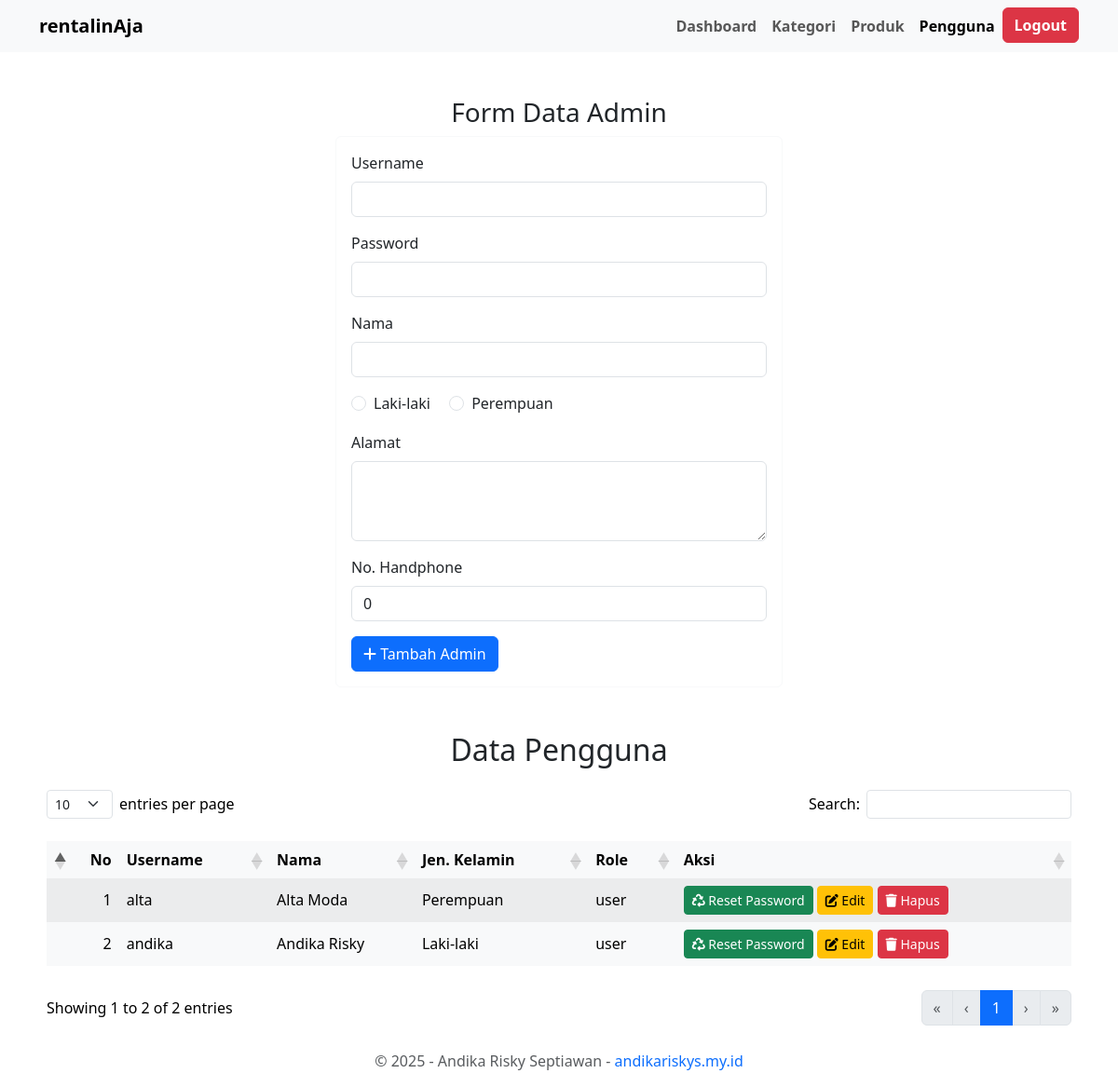
/admin/users.php (signed in), run on the app's committed database.
### tables this page shows
CREATE TABLE IF NOT EXISTS users (
    id CHAR(36) PRIMARY KEY,
    username VARCHAR(50) NOT NULL UNIQUE,
    password VARCHAR(255) NOT NULL,
    name VARCHAR(100) NOT NULL,
    gender ENUM('Laki-laki', 'Perempuan') NOT NULL DEFAULT 'Laki-laki',
    address TEXT,
    phone VARCHAR(15) NOT NULL,
    role ENUM('admin', 'user') NOT NULL DEFAULT 'user'
);

### admin/users.php (the view, shortened to what this page needs)
<?php
include '../connection.php';
$editData = null;
include '../templates/template_admin.php';
$adminId = $_SESSION['admin_id'];
$query = mysqli_query($conn, "SELECT * FROM users WHERE id != '$adminId' ORDER BY username ASC");
?>
<center>
    <h3 class="mt-5">Form Data Admin</h3>
</center>
<div class="d-flex justify-content-center">
    <div class="card border-light" style="width: 100%; max-width: 480px;">
        <div class="card-body">
            <form method="POST">
                <div class="mb-3">
                    <label for="username" class="form-label">Username</label>
                    <input type="text" class="form-control" id="username" name="username" onkeypress="remove_space(this)" value="<?= $editData['username'] ?? '' ?>" required>
                </div>
                <?php if (is_null($editData)) { ?>
                    <div class="mb-3">
                        <label for="password" class="form-label">Password</label>
                        <input type="password" class="form-control" id="password" name="password" required>
                    </div>
                <?php } ?>
                <div class="mb-3">
                    <label for="name" class="form-label">Nama</label>
                    <input type="text" class="form-control" id="name" name="name" value="<?= $editData['name'] ?? '' ?>" required>
                </div>
                <div class="mb-3">
                    <div class="form-check form-check-inline">
                        <input name="gender" class="form-check-input" type="radio" id="laki-laki" value="Laki-laki" <?php if(isset($editData)){ if($editData['gender'] == 'Laki-laki') { echo 'checked'; } } ?> required />
                        <label class="form-check-label" for="laki-laki">Laki-laki</label>
                    </div>
                    <div class="form-check form-check-inline">
                        <input name="gender" class="form-check-input" type="radio" id="perempuan" value="Perempuan" <?php if(isset($editData)){ if($editData['gender'] == 'Perempuan') { echo 'checked'; } } ?> />
                        <label class="form-check-label" for="perempuan">Perempuan</label>
                    </div>
                </div>
                <div class="mb-3">
                    <label for="address" class="form-label">Alamat</label>
                    <textarea class="form-control" id="address" name="address" rows="3" required><?= $editData['address'] ?? '' ?></textarea>
                </div>
                <div class="mb-3">
                    <label for="phone" class="form-label">No. Handphone</label>
                    <input type="text" class="form-control" id="phone" name="phone" value="<?= $editData['phone'] ?? '0' ?>" minlength="12" maxlength="14" onkeypress="number_only(this)" required>
                </div>
                <?php if ($editData) { ?>
                    <input type="hidden" name="id" value="<?= $editData['id']; ?>">
                    <button name="update" type="submit" class="btn btn-warning"><i class="fa-solid fa-pen-to-square"></i> Update Admin</button>
                    <a href="users.php" class="btn btn-secondary"><i class="fa-solid fa-arrow-left"></i> Batalkan</a>
                <?php } else { ?>
                    <button name="submit" type="submit" class="btn btn-primary"><i class="fa-solid fa-plus"></i> Tambah Admin</button>
                <?php } ?>
            </form>
        </div>
    </div>
</div>
<center>
    <h2 class="mt-5">Data Pengguna</h2>
</center>
<div class="table table-responsive">
    <table class="table table-striped table-hover table-borderless table-light align-middle" id="myTable">
        <thead>
            <tr>
                <th style="width: 10px;">No</th>
                <th>Username</th>
                <th>Nama</th>
                <th>Jen. Kelamin</th>
                <th>Role</th>
                <th>Aksi</th>
            </tr>
        </thead>
        <tbody class="table-group-divider">
            <?php
            $no = 1;
            while ($data = mysqli_fetch_array($query)) { ?>
                <tr>
                    <td><?= $no; ?></td>
                    <td><?= $data['username']; ?></td>
                    <td><?= $data['name']; ?></td>
                    <td><?= $data['gender']; ?></td>
                    <td><?= $data['role']; ?></td>
                    <td>
                        <a href="users.php?reset_pass=<?= $data['id'] ?>&name=<?= $data['name'] ?>" class="btn btn-success btn-sm"><i class="fa-solid fa-recycle"></i> Reset Password</a>
                        <a href="users.php?edit=<?= $data['id']; ?>" class="btn btn-warning btn-sm"><i class="fa-solid fa-pen-to-square"></i> Edit</a>
                        <a href="users.php?delete=<?= $data['id']; ?>" class="btn btn-danger btn-sm" onclick="return confirm('Yakin ingin menghapus pengguna ini?');"><i class="fa-solid fa-trash"></i> Hapus</a>
                    </td>
                </tr>
            <?php
                $no++;
            }
            ?>
        </tbody>
    </table>
</div>

### data on the page
users: username "alta", name "Alta Moda", gender "Perempuan", role "user"
users: username "andika", name "Andika Risky", gender "Laki-laki", role "user"
